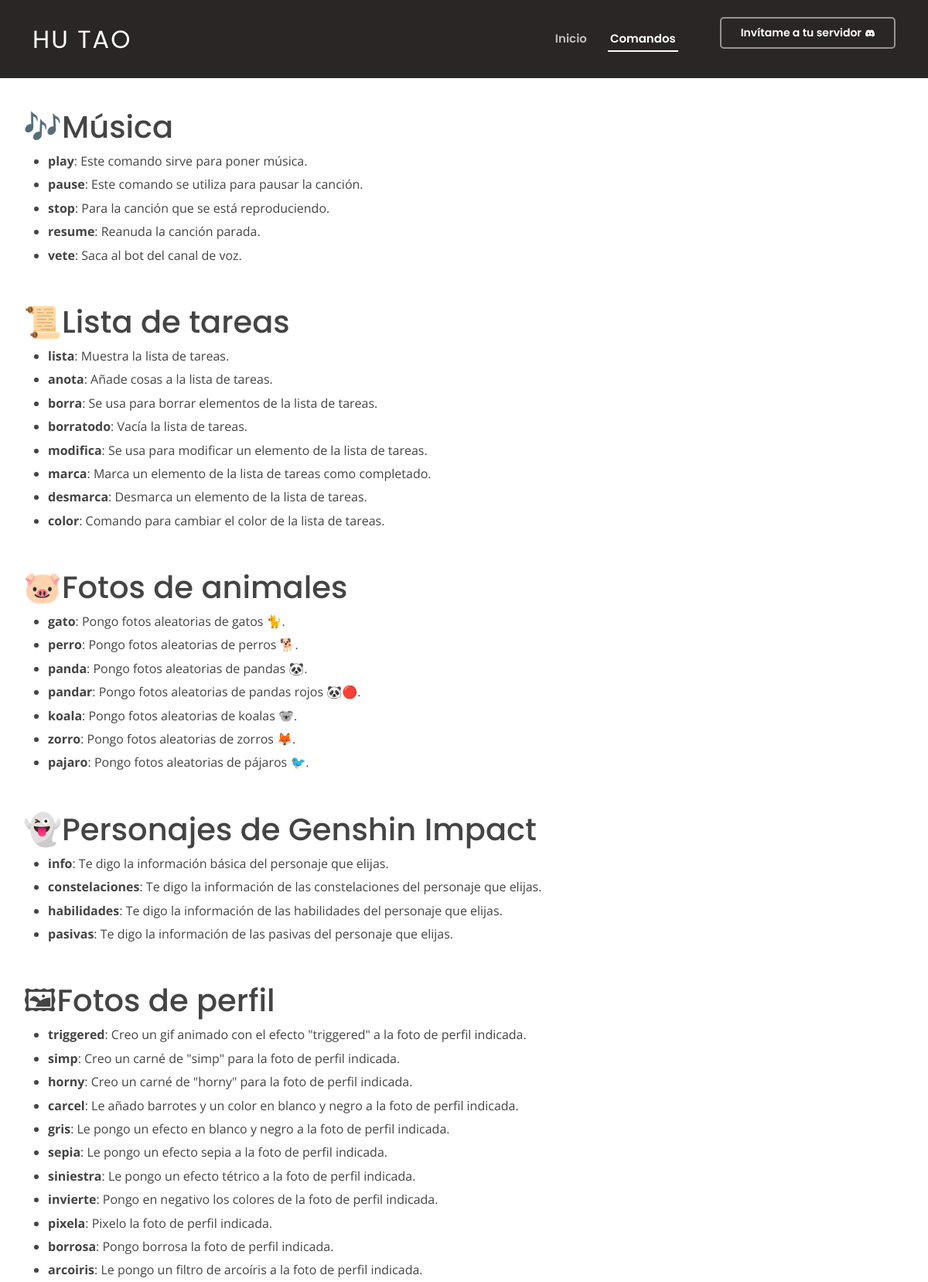
The page /commands/ (upper part) on the database its author committed.
### hutaoapp/models.py (models this page shows, shortened)
class Command(models.Model):
    name = models.CharField(max_length = 200)
    description = models.TextField()
    categoria= models.ForeignKey(
            Categoria,
            on_delete=models.CASCADE,
            blank=True,
            null=True,
        )

### hutaoapp/views.py (the view)
# urls.py: path('commands/', views.commands, name = 'commands'),
def commands(request):
    template = 'hutaoapp/commands.html'
    commandsMusica = Command.objects.all().filter(categoria__name="Musica")
    commandsLista = Command.objects.all().filter(categoria__name="Lista")
    commandsAnimales = Command.objects.all().filter(categoria__name="Animales")
    commandsGenshin = Command.objects.all().filter(categoria__name="Genshin")
    commandsPerfil = Command.objects.all().filter(categoria__name="Perfil")
    commandsMoneda = Command.objects.all().filter(categoria__name="Moneda")
    commandsDivertidos = Command.objects.all().filter(categoria__name="Divertidos")
    commandsUtiles = Command.objects.all().filter(categoria__name="Utiles")
    context = {
        "commandsMusica" : commandsMusica,
        "commandsLista" : commandsLista,
        "commandsAnimales" : commandsAnimales,
        "commandsGenshin" : commandsGenshin,
        "commandsPerfil" : commandsPerfil,
        "commandsMoneda" : commandsMoneda,
        "commandsDivertidos" : commandsDivertidos,
        "commandsUtiles" : commandsUtiles,
        }
    return render(request, template, context)

### hutaoapp/templates/hutaoapp/commands.html (shortened to what this page needs)
{% load static %}
<!DOCTYPE html>
<html lang="es">
    <head>
        <link href="{% static 'assets/vendor/aos/aos.css' %}" rel="stylesheet">
        <link href="{% static 'assets/vendor/bootstrap/css/bootstrap.min.css' %}" rel="stylesheet">
        <link href="{% static 'assets/vendor/bootstrap-icons/bootstrap-icons.css' %}" rel="stylesheet">
        <link href="{% static 'assets/vendor/boxicons/css/boxicons.min.css' %}" rel="stylesheet">
        <link href="{% static 'assets/vendor/glightbox/css/glightbox.min.css' %}" rel="stylesheet">
        <link href="{% static 'assets/vendor/swiper/swiper-bundle.min.css' %}" rel="stylesheet">
        <link href="{% static 'assets/css/style.css' %}" rel="stylesheet">
      </head>
<body>
    <header id="header" class="fixed-top header-inner-pages">
      <div class="container d-flex align-items-center justify-content-between">
        <h1 class="logo fixed"><a href="/">Hu Tao</a></h1>
        <nav id="navbar" class="navbar">
          <ul>
            <li><a class="nav-link scrollto" href="/">Inicio</a></li>
            <li><a class="nav-link scrollto active" href="">Comandos</a></li>
            <li><div class="fs-2 mb-3"> <a class="getstarted scrollto" target="_blank" href="https://discord.com/api/oauth2/authorize?client_id=821360726739910707&permissions=8&scope=bot">Invítame a tu servidor <i class="bi bi-discord"></i></a></li>
          </ul>
        </nav>
      </div>
    </header>
    <main id="main">
      <section class="inner-page">
        <div class="container about">
            <h1>🎶Música</h1>
            <ul>
            {% for c in commandsMusica%}
              <li class="padding-list"><strong>{{ c.name }}</strong>: {{ c.description}}</li>
            {% endfor %}
            </ul>
            <h1 class="top-padding-margin">📜Lista de tareas</h1>
            <ul>
            {% for c in commandsLista%}
              <li class="padding-list"><strong>{{ c.name }}</strong>: {{ c.description}}</li>
            {% endfor %}
            </ul>
            <h1 class="top-padding-margin">🐷Fotos de animales</h1>
            <ul>
            {% for c in commandsAnimales%}
              <li class="padding-list"><strong>{{ c.name }}</strong>: {{ c.description}}</li>
            {% endfor %}
            </ul>
            <h1 class="top-padding-margin">👻Personajes de Genshin Impact</h1>
            <ul>
            {% for c in commandsGenshin%}
              <li class="padding-list"><strong>{{ c.name }}</strong>: {{ c.description}}</li>
            {% endfor %}
            </ul>
            <h1 class="top-padding-margin">🖼Fotos de perfil</h1>
            <ul>
            {% for c in commandsPerfil%}
              <li class="padding-list"><strong>{{ c.name }}</strong>: {{ c.description}}</li>
            {% endfor %}
            </ul>
        </div>
      </section>
    </main>
  </body>
</html>

### static/assets/css/style.css (style rules this page uses)
body { font-family: "Open Sans", sans-serif; color: #444444; }
a { color: #5846f9; text-decoration: none; }
h1, h2, h3, h4, h5, h6 { font-family: "Poppins", sans-serif; }
#header { transition: all 0.5s; z-index: 997; padding: 20px 0; }
#header.header-scrolled, #header.header-inner-pages { background: #2a2625; padding: 12px 0; }
#header .logo { font-size: 32px; margin: 0; padding: 0; line-height: 1; font-weight: 400; letter-spacing: 2px; text-transform: uppercase; }
#header .logo a { color: #fff; }
.navbar { padding: 0; }
.navbar ul { margin: 0; padding: 0; display: flex; list-style: none; align-items: center; }
.navbar li { position: relative; }
.navbar > ul > li { padding: 10px 0 10px 24px; }
.navbar a, .navbar a:focus { display: flex; align-items: center; justify-content: space-between; padding: 0 3px; font-family: "Poppins", sans-serif; font-size: 15px; font-weight: 600; color: rgba(255, 255, 255, 0.7); white-space: nowrap; transition: 0.3s; position: relative; }
.navbar a i, .navbar a:focus i { font-size: 12px; line-height: 0; margin-left: 5px; }
.navbar > ul > li > a:before { content: ""; position: absolute; width: 100%; height: 2px; bottom: -5px; left: 0; background-color: #fff; visibility: hidden; width: 0px; transition: all 0.3s ease-in-out 0s; }
.navbar a:hover:before, .navbar li:hover > a:before, .navbar .active:before { visibility: visible; width: 100%; }
.navbar a:hover, .navbar .active, .navbar .active:focus, .navbar li:hover > a { color: #ffffff; }
.navbar .getstarted, .navbar .getstarted:focus { padding: 8px 25px; margin-left: 30px; border-radius: 5px; color: #fff; transition: 0.3s; font-size: 14px; font-weight: 600; border: 2px solid rgba(255, 255, 255, 0.5); }
.navbar .getstarted:before, .navbar li:hover > .getstarted:before { visibility: hidden; }
section { padding: 100px 0; overflow: hidden; }
.about { padding: 40px 0; }
body { overflow-y: overlay; }
.top-padding-margin { padding-top:0.7em; }
.padding-list { padding-bottom: 0.4em; }

### rows shown on the page
Command: name "play", description "Este comando sirve para poner música."
Command: name "pause", description "Este comando se utiliza para pausar la canción."
Command: name "stop", description "Para la canción que se está reproduciendo."
Command: name "resume", description "Reanuda la canción parada."
Command: name "vete", description "Saca al bot del canal de voz."
Command: name "lista", description "Muestra la lista de tareas."
Command: name "anota", description "Añade cosas a la lista de tareas."
Command: name "borra", description "Se usa para borrar elementos de la lista de tareas."
Command: name "borratodo", description "Vacía la lista de tareas."
Command: name "modifica", description "Se usa para modificar un elemento de la lista de tareas."
Command: name "marca", description "Marca un elemento de la lista de tareas como completado."
Command: name "desmarca", description "Desmarca un elemento de la lista de tareas."
Command: name "color", description "Comando para cambiar el color de la lista de tareas."
Command: name "gato", description "Pongo fotos aleatorias de gatos 🐈."
Command: name "perro", description "Pongo fotos aleatorias de perros 🐕."
Command: name "panda", description "Pongo fotos aleatorias de pandas 🐼."
Command: name "pandar", description "Pongo fotos aleatorias de pandas rojos 🐼🔴."
Command: name "koala", description "Pongo fotos aleatorias de koalas 🐨."
Command: name "zorro", description "Pongo fotos aleatorias de zorros 🦊."
Command: name "pajaro", description "Pongo fotos aleatorias de pájaros 🐦."
Command: name "info", description "Te digo la información básica del personaje que elijas."
Command: name "constelaciones", description "Te digo la información de las constelaciones del personaje que elijas."
Command: name "habilidades", description "Te digo la información de las habilidades del personaje que elijas."
Command: name "pasivas", description "Te digo la información de las pasivas del personaje que elijas."
Command: name "triggered", description "Creo un gif animado con el efecto \"triggered\" a la foto de perfil indicada."
Command: name "simp", description "Creo un carné de \"simp\" para la foto de perfil indicada."
Command: name "horny", description "Creo un carné de \"horny\" para la foto de perfil indicada."
Command: name "carcel", description "Le añado barrotes y un color en blanco y negro a la foto de perfil indicada."
Command: name "gris", description "Le pongo un efecto en blanco y negro a la foto de perfil indicada."
Command: name "sepia", description "Le pongo un efecto sepia a la foto de perfil indicada."
Command: name "siniestra", description "Le pongo un efecto tétrico a la foto de perfil indicada."
Command: name "invierte", description "Pongo en negativo los colores de la foto de perfil indicada."
Command: name "pixela", description "Pixelo la foto de perfil indicada."
Command: name "borrosa", description "Pongo borrosa la foto de perfil indicada."
Command: name "arcoiris", description "Le pongo un filtro de arcoíris a la foto de perfil indicada."
